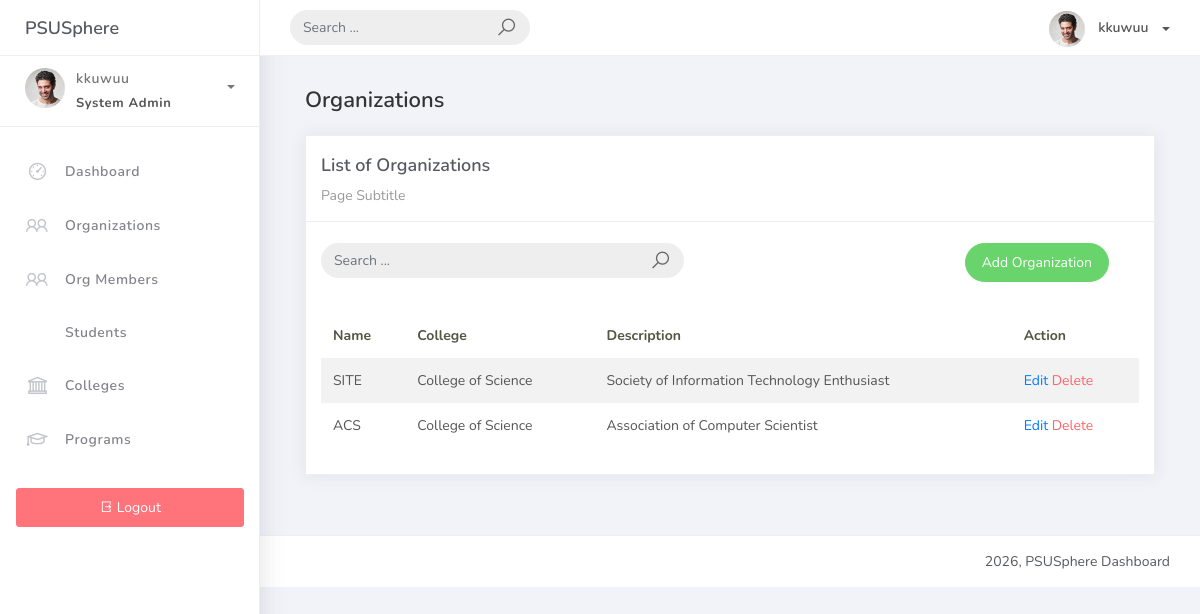
Before: /organization_list (signed in) with the older database file.
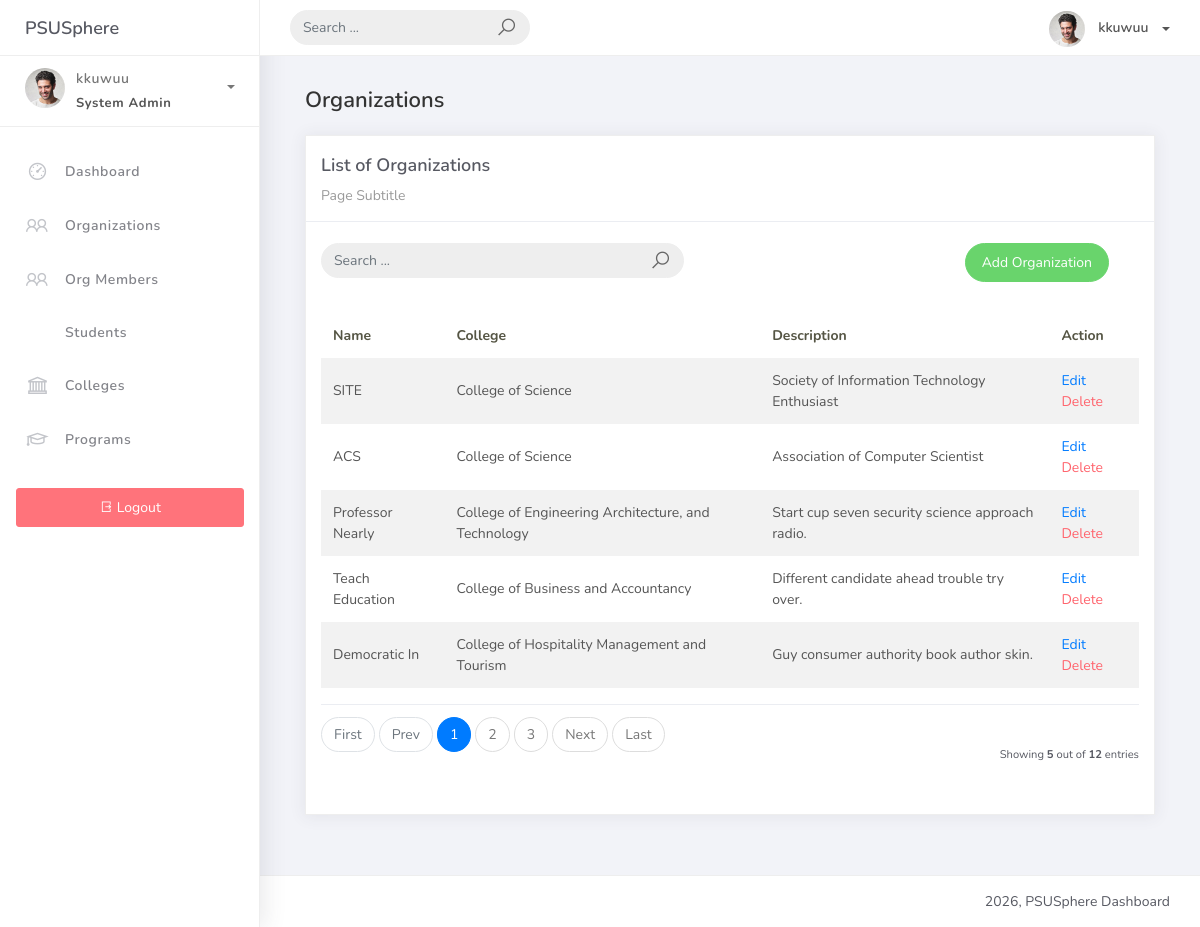
After: the same page with the newer database file.
### studentorg/models.py (models this page shows, shortened)
class BaseModel(models.Model):
    reated_at = models.DateTimeField(auto_now_add=True, db_index=True)
    updated_at = models.DateTimeField(auto_now=True)
    class Meta:
        abstract = True

class Organization(BaseModel):
    name = models.CharField(max_length=250)
    college = models.ForeignKey(College, null=True, blank=True, on_delete=models.CASCADE)
    description = models.CharField(max_length=500)

class College(BaseModel):
    college_name = models.CharField(max_length = 150)
    def __str__(self):
        return self.college_name

### studentorg/views.py (the view)
# urls.py: path('organization_list', OrganizationList.as_view(), name='organization-list'),
class OrganizationList(LoginRequiredMixin, ListView):
    model = Organization
    context_object_name = 'organization_list'
    template_name = 'organization_list.html'
    paginate_by = 5
    def get_queryset(self):
        qs = super().get_queryset()
        q = self.request.GET.get('q')
        if q:
            qs = qs.filter(
                Q(name__icontains=q) | Q(description__icontains=q) | Q(college__name__icontains=q)
            )
        return qs

### templates/organization_list.html
{% extends 'base.html' %} {% load static %} {% block content %}
<div class="container-fluid">
  <h4 class="page-title">Organizations</h4>
  <div class="row">
    <div class="col-md-12">
      <div class="card">
        <div class="card-header">
          <div class="card-title">List of Organizations</div>
          <div class="card-category">Page Subtitle</div>
        </div>
        <br />
        <div class="col-md-12 row">
          <div class="col-md-6">
            <form
              class="navbar-left navbar-form nav-search mr-md-3"
              action=""
              method="get"
            >
              <div class="input-group">
                <input
                  type="text"
                  name="q"
                  placeholder="Search ..."
                  class="form-control"
                  value="{{ request.GET.q }}"
                />
                <div class="input-group-append">
                  <span class="input-group-text">
                    <i class="la la-search search-icon"></i>
                  </span>
                </div>
              </div>
            </form>
          </div>
          <div class="col-md-6">
            <div class="pull-right">
              <a
                href="{% url 'organization-add' %}"
                class="btn btn-success btn-rounded"
                >Add Organization</a
              >
            </div>
          </div>
        </div>
        <div class="card-body">
          <table class="table table-striped mt-3">
            <thead>
              <tr>
                <th scope="col">Name</th>
                <th scope="col">College</th>
                <th scope="col">Description</th>
                <th scope="col">Action</th>
              </tr>
            </thead>
            <tbody>
              {% for object in object_list %}
              <tr>
                <td>{{ object.name }}</td>
                <td>{{ object.college }}</td>
                <td>{{ object.description }}</td>
                <td>
                  <a href="{% url 'organization-update' object.id %}">Edit</a>
                  <a
                    href="{% url 'organization-delete' object.id %}"
                    class="text-danger"
                    >Delete</a
                  >
                </td>
              </tr>
              {% empty %}
              <tr>
                <td colspan="4" style="text-align: center">
                  <p class="text-sm font-weight-bold mb-0">No Records Found</p>
                </td>
              </tr>
              {% endfor %}
            </tbody>
          </table>
          {% include 'pagination.html' %}
        </div>
      </div>
    </div>
  </div>
</div>
{% endblock %}

Changed rows visible on the page:
added Organization: name "Professor Nearly", college "College of Engineering Architecture, and Technology", description "Start cup seven security science approach radio."
added Organization: name "Teach Education", college "College of Business and Accountancy", description "Different candidate ahead trouble try over."
added Organization: name "Democratic In", college "College of Hospitality Management and Tourism", description "Guy consumer authority book author skin."
Other visible differences:
{{ object_list.count }}: (not shown) → "5"
{{ paginator.count }}: (not shown) → "12"
text now shown: "First Prev Next Last Showing out of entries"
new list line: "1"
new list line: "2"
new list line: "3"
